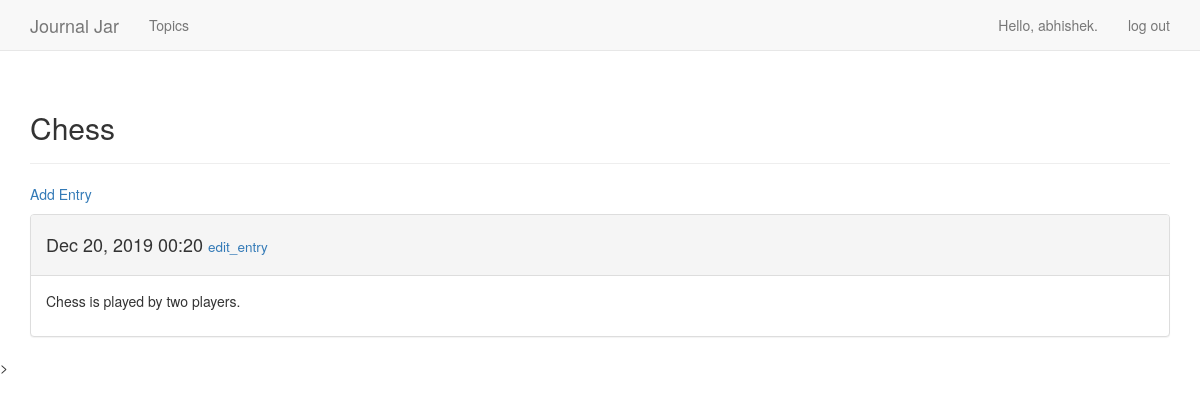
The page /topics/4/ (signed in) on the database its author committed.
### jar/models.py (models this page shows, shortened)
class Topic(models.Model):
    text = models.CharField(max_length=50)
    date_added = models.DateTimeField(auto_now_add=True)
    owner = models.ForeignKey(User, on_delete=models.CASCADE)
    def __str__(self):
        return self.text

class Entry(models.Model):
    topic = models.ForeignKey(Topic, on_delete = models.CASCADE)
    text = models.TextField()
    date_added = models.DateTimeField(auto_now_add=True)
    class Meta:
        verbose_name_plural = 'entries'

### jar/views.py (the view)
# urls.py: path('topics/<int:topic_id>/',views.topic, name='topic'),
@login_required
def topic(request, topic_id):
    topic = Topic.objects.get(id=topic_id)
    if topic.owner != request.user:
        raise Http404
    entries = topic.entry_set.order_by('-date_added')
    context = {'topic': topic, 'entries': entries}
    return render(request, 'jar/topic.html', context)

### jar/templates/jar/topic.html
{% extends 'jar/base.html' %}
{% block header %}
  <h2>{{ topic }}</h2>
{% endblock header %}
{% block content %}
  <p><a href="{% url 'jar:new_entry' topic.id%}">Add Entry</a></p>
  {% for entry in entries %}
  <div class="panel panel-default">
    <div class="panel-heading">
      <h4>
        {{ entry.date_added|date:'M d, Y H:i' }}
        <small>
          <a href="{% url 'jar:edit_entry' entry.id %}">
            edit_entry
          </a>
        </small>
      </h4>
    </div>
    <div class="panel-body">
      {{ entry.text|linebreaks }}
    </div>
  </div>
  {% empty %}
    There are no entries for this topic yet.
  {% endfor %}
{% endblock content %}

### jar/templates/jar/base.html (shortened to what this page needs)
{% load bootstrap3 %}
<!DOCTYPE html>
<html lang="en">
<head>
  {% bootstrap_css %}
</head>
<body>
  <nav class="navbar navbar-default navbar-static-top">
    <div class="container">
      <div class="navbar-header">
        <a class="navbar-brand" href="{% url 'jar:index' %}">Journal Jar</a>
      </div>
      <div id="navbar" class="navbar-collapse collapse">
        <ul class="nav navbar-nav">
          <li><a href="{% url 'jar:topics' %}">Topics</a></li>
        </ul>
        <ul class="nav navbar-nav navbar-right">
          {% if user.is_authenticated %}
            <li><a>Hello, {{ user.username }}.</a></li>
            <li><a href="{% url 'users:logout' %}">log out</a></li>
          {% else %}
            <li><a href="{% url 'users:register' %}">register</a></li>
            <li><a href="{% url 'users:login' %}">login</a></li>
          {% endif %}
        </ul>
      </div>
    </div>
  </nav>
  <div class="container">
    <div class="page-header">
      {% block header %}{% endblock header %}
    </div>
    <div>
      {% block content %}{% endblock content %}
    </div>
  </div>>
</body>
</html>

### rows shown on the page
Topic: text "Chess"
Entry: date_added "Dec 20, 2019 00:20", text "Chess is played by two players."

### other values the page prints
{{ user.username }} "abhishek"
